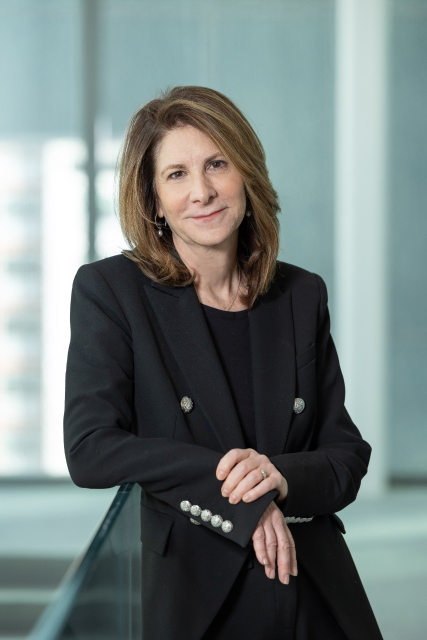
#> input picture image.png, 853 x 1280 px (shown at 1/2 size)
$ jupyter execute --allow-errors 'AI_Face_identifier (1).ipynb'   (shell and % lines are left out)
#> lines starting #> are read from the running program, lines starting #| are printed output that depends on the picture
This is the python notebook to train various ML models for ai face image identification task. The first step is to download the dataset using the script below.

[cell 1]
import os, requests, tarfile, kaggle, zipfile;

[cell 2]
datasets = {
    "ai_faces": "chelove4draste/5k-ai-generated-faces",
    "real_faces": "atulanandjha/lfwpeople"
}

# Local download paths
download_dir = "./datasets"
os.makedirs(download_dir, exist_ok=True)

[cell 3]
# Function to download and unzip Kaggle datasets
def download_and_extract(dataset_name, kaggle_path, target_dir):
    print(f"Downloading {dataset_name}...")
    kaggle.api.dataset_download_files(kaggle_path, path=target_dir, unzip=True)
    print(f"{dataset_name} downloaded and extracted to {target_dir}")
# Function to check if a dataset is already downloaded
def is_dataset_downloaded(target_dir):
    # Check if the directory exists and contains files
    return os.path.exists(target_dir) and any(os.scandir(target_dir))

#> (a cell that did not finish here is left out)


print("Datasets are checked, downloaded, and organized.")

[cell 5]
lfw_tgz_path = os.path.join(download_dir, "real_faces", "lfw-funneled.tgz")
extract_path = os.path.join(download_dir, "real_faces")

# Function to extract .tgz files
def extract_tgz(file_path, target_dir):
    if not os.path.exists(target_dir):
        os.makedirs(target_dir, exist_ok=True)
    with tarfile.open(file_path, "r:gz") as tar:
        tar.extractall(path=target_dir)
    print(f"Extracted {file_path} to {target_dir}")

# Extract the LFW dataset
#> (the rest of this cell did not finish here and is left out)

Now, all the initial datasets are downloaded. We will load 4000 of each of the dataset and then randomly pick 2500 of each to be the trainingset, and 750 of each to be validation set, and the rest to be test set.

[cell 6]
ai_faces_dir = "./datasets/ai_faces/5k"
real_faces_dir = "./datasets/real_faces/lfw_funneled"

# Function to list files in a directory
def list_files(directory):
    if not os.path.exists(directory):
        print(f"Directory does not exist: {directory}")
        return []
    print(f"Listing files in directory: {directory}")
    files = []
    for root, _, filenames in os.walk(directory):  # Walk through the directory
        for file in filenames:
            if file.endswith(('.png', '.jpg', '.jpeg')):  # Filter for image files
                files.append(os.path.join(root, file))
    return files

# List files in AI faces directory
ai_faces_files = list_files(ai_faces_dir)
print(f"Found {len(ai_faces_files)} files in AI faces directory.")
print(f"First 5 files: {ai_faces_files[:5]}")

# List files in Real faces directory
real_faces_files = list_files(real_faces_dir)
print(f"Found {len(real_faces_files)} files in Real faces directory.")
print(f"First 5 files: {real_faces_files[:5]}")

[cell 7]
from PIL import Image
import numpy as np
from sklearn.preprocessing import StandardScaler
from sklearn.metrics import accuracy_score
from sklearn.model_selection import train_test_split
from skimage.color import rgb2gray
import numpy.random as r

[cell 8]
# Function to load and preprocess images into an array
def load_images_to_array(file_paths, img_size):
    images = []
    for filepath in file_paths:
        try:
            img = Image.open(filepath).convert("RGB")  # Ensure RGB format
            img = img.resize(img_size)  # Resize to target size
            images.append(np.array(img) / 255.0)  # Normalize pixel values
        except Exception as e:
            print(f"Error processing {filepath}: {e}")
    return np.array(images)

[cell 9]
# Define constants
IMG_SIZE = (128, 128)  # Resize all images to 128x128
MAX_IMAGES = 2000  # Limit the number of images

# Preprocess AI faces
ai_faces_array = load_images_to_array(ai_faces_files[:MAX_IMAGES], IMG_SIZE)
print(f"AI faces array shape: {ai_faces_array.shape}")

# Preprocess Real faces
real_faces_array = load_images_to_array(real_faces_files[:MAX_IMAGES], IMG_SIZE)
print(f"Real faces array shape: {real_faces_array.shape}")

# Save to numpy arrays
np.save("ai_faces.npy", ai_faces_array)
np.save("real_faces.npy", real_faces_array)

print("Images have been processed and saved to numpy arrays.")

[cell 10]
# Load the numpy arrays
ai_faces = np.load("ai_faces.npy")
real_faces = np.load("real_faces.npy")

# Define dataset sizes
train_size = 1250
val_size = 400

# Function to split the data randomly
def split_data(data, train_size, val_size):
    indices = np.random.permutation(len(data))  # Shuffle indices
    train_indices = indices[:train_size]
    val_indices = indices[train_size:train_size + val_size]
    test_indices = indices[train_size + val_size:]
    return data[train_indices], data[val_indices], data[test_indices]

# Split AI faces
ai_train, ai_val, ai_test = split_data(ai_faces, train_size, val_size)
print(f"AI Train: {ai_train.shape}, Validation: {ai_val.shape}, Test: {ai_test.shape}")

# Split Real faces
real_train, real_val, real_test = split_data(real_faces, train_size, val_size)
print(f"Real Train: {real_train.shape}, Validation: {real_val.shape}, Test: {real_test.shape}")

# Combine training, validation, and test sets
X_train = np.concatenate((ai_train, real_train), axis=0)
y_train = np.array([0] * len(ai_train) + [1] * len(real_train))  # 0 = AI, 1 = Real

X_val = np.concatenate((ai_val, real_val), axis=0)
y_val = np.array([0] * len(ai_val) + [1] * len(real_val))

X_test = np.concatenate((ai_test, real_test), axis=0)
y_test = np.array([0] * len(ai_test) + [1] * len(real_test))

# Shuffle the datasets for better training
train_indices = np.random.permutation(len(X_train))
val_indices = np.random.permutation(len(X_val))
test_indices = np.random.permutation(len(X_test))

X_train, y_train = X_train[train_indices], y_train[train_indices]
X_val, y_val = X_val[val_indices], y_val[val_indices]
X_test, y_test = X_test[test_indices], y_test[test_indices]

# Output the shapes of the final datasets
print(f"Training Set: X_train: {X_train.shape}, y_train: {y_train.shape}")
print(f"Validation Set: X_val: {X_val.shape}, y_val: {y_val.shape}")
print(f"Test Set: X_test: {X_test.shape}, y_test: {y_test.shape}")

After the initialization is completed and loaded to np arrays, it is time to start trying various techniques of ML.

The first aspect to try is simple NN, using sigmoid function

[cell 11]
def convert_to_grayscale(images):
    return np.array([rgb2gray(image) for image in images])  # Convert each image to grayscale

[cell 12]
X_train_gray = convert_to_grayscale(X_train)
X_val_gray = convert_to_grayscale(X_val)
X_test_gray = convert_to_grayscale(X_test)

# Reshape the images to 1D arrays (flattened)
#> (the rest of this cell did not finish here and is left out)

[cell 13]
def convert_y_to_vect_binary(y):
    y_vect = np.zeros((len(y), 2))  # Binary classification: 2 classes (AI, Real)
    for i in range(len(y)):
        y_vect[i, y[i]] = 1
    return y_vect

[cell 14]
y_v_train = convert_y_to_vect_binary(y_train)
y_v_val = convert_y_to_vect_binary(y_val)
y_v_test = convert_y_to_vect_binary(y_test)

Now the NN intialization is completed, and start NN with sigmoid.

[cell 15]
def f(z):
    return 1 / (1 + np.exp(-z))

def f_deriv(z):
    return f(z) * (1 - f(z))

# Initialize weights and biases
# [26 lines left out: functions setup_and_init_weights, init_tri_values, feed_forward, not called in this run]

# Backpropagation
def calculate_out_layer_delta(y, a_out, z_out):
    return -(y - a_out) * f_deriv(z_out)

def calculate_hidden_delta(delta_plus_1, w_l, z_l):
    return np.dot(np.transpose(w_l), delta_plus_1) * f_deriv(z_l)

[cell 16]
# [30 lines left out: function train_nn, not called in this run]

[cell 17]
# [7 lines left out: function predict_y, not called in this run]

[cell 18]
import matplotlib.pyplot as plt
nn_structure = [128 * 128, 10,  2]
#> (the rest of this cell did not finish here and is left out)

#> (a cell that did not finish here is left out)

Now trying logistic regression

[cell 20]
from sklearn import linear_model
from sklearn.metrics import precision_recall_fscore_support, classification_report

# Logistic Regression Model
logreg = linear_model.LogisticRegression(penalty=None)  # No regularization
#> (the rest of this cell did not finish here and is left out)

Now trying svms

[cell 21]
import numpy as np
from scipy.optimize import minimize
from sklearn.metrics import accuracy_score, precision_recall_fscore_support, classification_report
from sklearn.preprocessing import StandardScaler

# Reload the dataset to ensure clean data
# Assume `ai_faces.npy` and `real_faces.npy` are the dataset files
ai_faces = np.load("ai_faces.npy")
real_faces = np.load("real_faces.npy")

# Define dataset sizes
train_size = 1250
val_size = 400

# Function to split the data randomly
def split_data(data, train_size, val_size):
    indices = np.random.permutation(len(data))
    train_indices = indices[:train_size]
    val_indices = indices[train_size:train_size + val_size]
    test_indices = indices[train_size + val_size:]
    return data[train_indices], data[val_indices], data[test_indices]

# Split AI and Real faces into train/validation/test sets
ai_train, ai_val, ai_test = split_data(ai_faces, train_size, val_size)
real_train, real_val, real_test = split_data(real_faces, train_size, val_size)

# Combine datasets and labels
X_train = np.concatenate((ai_train, real_train), axis=0)
X_val = np.concatenate((ai_val, real_val), axis=0)
X_test = np.concatenate((ai_test, real_test), axis=0)

y_train = np.array([0] * len(ai_train) + [1] * len(real_train))
y_val = np.array([0] * len(ai_val) + [1] * len(real_val))
y_test = np.array([0] * len(ai_test) + [1] * len(real_test))

# Flatten images and normalize features
#> (the rest of this cell did not finish here and is left out)

[cell 22]
# Function to load and preprocess a single image
def preprocess_single_image(filepath, img_size):
    """
    Preprocess a single image: resize, normalize, and convert to numpy array.

    filepath: Path to the image file.
    img_size: Target size (width, height) for resizing the image.

    Returns: Preprocessed image as a numpy array.
    """
#> called with filepath = 'image.png', img_size = (128, 128)
    try:
        img = Image.open(filepath).convert("RGB")  # Ensure RGB format
#> img is the input picture: PIL image 853x1280 RGB; mean R, G, B 114.1, 125, 123.4
        img = img.resize(img_size)  # Resize to target size
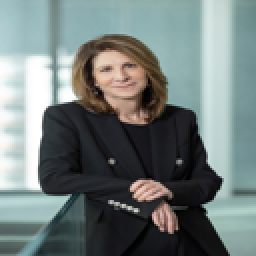
#> img: PIL image 128x128 RGB (shown 2 times larger); mean R, G, B 114.1, 125, 123.4
        plt.imshow(img)
        plt.title("Processed Image")
        plt.axis("off")
        plt.show()
        return np.array(img) / 255.0  # Normalize pixel values
    except Exception as e:
        print(f"Error processing {filepath}: {e}")
        return None

# Preprocess the sample image
SAMPLE_IMG_SIZE = (128, 128)  # Target size for resizing
sample_image_path = "image.png"  # Update to your sample image path

sample_image_processed = preprocess_single_image(sample_image_path, SAMPLE_IMG_SIZE)

# Check the shape of the processed image and proceed to scaling if successful
#> (the rest of this cell did not finish here and is left out)

SVM

[cell 23]
# import the necessary libraries
import numpy as np
from matplotlib import pyplot
from sklearn.datasets import fetch_openml
from sklearn.model_selection import train_test_split
from sklearn.preprocessing import StandardScaler
from sklearn.svm import SVC
from sklearn.metrics import accuracy_score, classification_report

[cell 24]
# Scale the data to have zero mean and unit variance
# SHOULD BE IN PREVIOUS SECTION AS WELL

scaler = StandardScaler()
#> (the rest of this cell did not finish here and is left out)

[cell 25]
# The original labels are strings: '0','1', '2', ... '9'. Our SVM algorithm Pegasos expects the labels to be encoded as +1 and -1
# Here we encode one digit as 1, and we encode the other 9 digits as -1
def one_vs_rest_encoding(y, digit = '0'):

    # Let y_encoded be an numpy array of encoded digits, with 1 for the digit we want to predict, and -1 for the rest
    # This may take several lines of code, but please store your final encoding in y_encoded
    y_encoded = y_encoded = np.array([1 if label == digit else -1 for label in y])   #// check

    return  y_encoded

# Compute the score for each example in X
def score(X, w):
    # To do
    return np.dot(X, w)

# [8 lines left out: function svm_objective, not called in this run]

[cell 26]
# stochastic sub-gradient descent
# [21 lines left out: function pegasos, not called in this run]

[cell 27]
digit_to_predict = '0'
y_train_encoded = one_vs_rest_encoding(y_train, digit=digit_to_predict)
y_val_encoded = one_vs_rest_encoding(y_val, digit=digit_to_predict)
y_test_encoded = one_vs_rest_encoding(y_test, digit=digit_to_predict)
